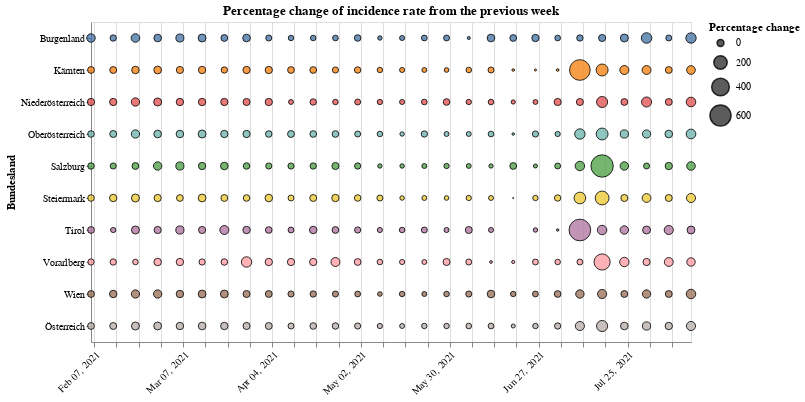

Here is the notebook cell this chart was saved with:
### Code cell
#collapse
source = saturdays_data.query("Time >= '2021-01-31'")
alt.Chart(source).mark_circle(
    opacity=0.8,
    stroke='black',
    strokeWidth=1
).encode(
    alt.X('yearmonthdate(Time):T', axis=alt.Axis(title='', labelAngle=-45)),
    alt.Y('Bundesland:N'),
    alt.Size('rate_change:Q',
            scale=alt.Scale(range=[0, 500]),
            legend=alt.Legend(title='Percentage change')
    ),
    alt.Color('Bundesland:N', legend=None),
    tooltip=['Time', 'rate_change']
).properties(
    width=600,
    height=320,
    title='Percentage change of incidence rate from the previous week'
)

### Figure 1 — Vega-Lite specification as saved in the notebook (floating-point values rounded to 4 significant figures; data arrays with more than 128 entries replaced by an {"elided": "..."} marker saying what was removed)
{"config": {"view": {"continuousWidth": 400, "continuousHeight": 300}}, "data": {"name": "data-4135059be08206a1b8382c0e4b69a7a4"}, "mark": {"type": "circle", "opacity": 0.8, "stroke": "black", "strokeWidth": 1}, "encoding": {"color": {"type": "nominal", "field": "Bundesland", "legend": null}, "size": {"type": "quantitative", "field": "rate_change", "legend": {"title": "Percentage change"}, "scale": {"range": [0, 500]}}, "tooltip": [{"type": "temporal", "field": "Time"}, {"type": "quantitative", "field": "rate_change"}], "x": {"type": "temporal", "axis": {"labelAngle": -45, "title": ""}, "field": "Time", "timeUnit": "yearmonthdate"}, "y": {"type": "nominal", "field": "Bundesland"}}, "height": 320, "title": "Percentage change of incidence rate from the previous week", "width": 600, "$schema": "https://vega.github.io/schema/vega-lite/v4.8.1.json", "datasets": {"data-4135059be08206a1b8382c0e4b69a7a4": {"elided": "280 records"}}}
